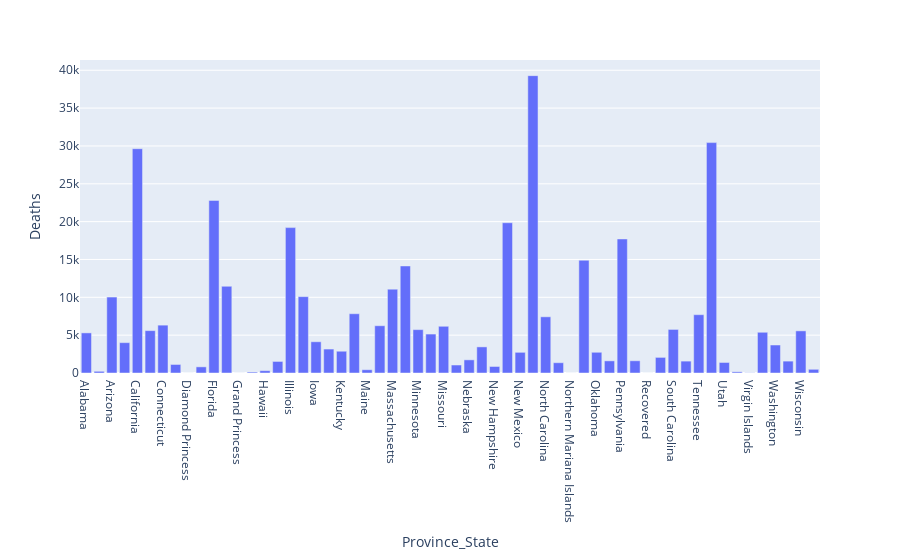

The code cell stored with this chart in its notebook:
### Code cell
px.bar(filtered_data2,x="Province_State",y="Deaths")

### Figure 1 — Plotly figure (JSON) as saved in the notebook; plotly's stock layout.template omitted (floating-point values rounded to 4 significant figures)
{"data": [{"alignmentgroup": "True", "hovertemplate": "Province_State=%{x}<br>Deaths=%{y}<extra></extra>", "legendgroup": "", "marker": {"color": "#636efa", "pattern": {"shape": ""}}, "name": "", "offsetgroup": "", "orientation": "v", "showlegend": false, "textposition": "auto", "type": "bar", "x": ["Alabama", "Alaska", "Arizona", "Arkansas", "California", "Colorado", "Connecticut", "Delaware", "Diamond Princess", "District of Columbia", "Florida", "Georgia", "Grand Princess", "Guam", "Hawaii", "Idaho", "Illinois", "Indiana", "Iowa", "Kansas", "Kentucky", "Louisiana", "Maine", "Maryland", "Massachusetts", "Michigan", "Minnesota", "Mississippi", "Missouri", "Montana", "Nebraska", "Nevada", "New Hampshire", "New Jersey", "New Mexico", "New York", "North Carolina", "North Dakota", "Northern Mariana Islands", "Ohio", "Oklahoma", "Oregon", "Pennsylvania", "Puerto Rico", "Recovered", "Rhode Island", "South Carolina", "South Dakota", "Tennessee", "Texas", "Utah", "Vermont", "Virgin Islands", "Virginia", "Washington", "West Virginia", "Wisconsin", "Wyoming"], "xaxis": "x", "y": [5299, 224, 10036, 4010, 29638, 5600, 6324, 1128, 0, 813, 22804, 11457, 3, 124, 308, 1528, 19210, 10089, 4127, 3164, 2876, 7833, 432, 6246, 11071, 14145, 5731, 5146, 6173, 1054, 1737, 3450, 862, 19854, 2732, 39288, 7425, 1360, 2, 14899, 2738, 1603, 17710, 1616, 0, 2062, 5758, 1570, 7704, 30441, 1390, 156, 24, 5381, 3698, 1570, 5567, 489], "yaxis": "y"}], "layout": {"barmode": "relative", "legend": {"tracegroupgap": 0}, "margin": {"t": 60}, "xaxis": {"anchor": "y", "domain": [0, 1], "title": {"text": "Province_State"}}, "yaxis": {"anchor": "x", "domain": [0, 1], "title": {"text": "Deaths"}}}}
